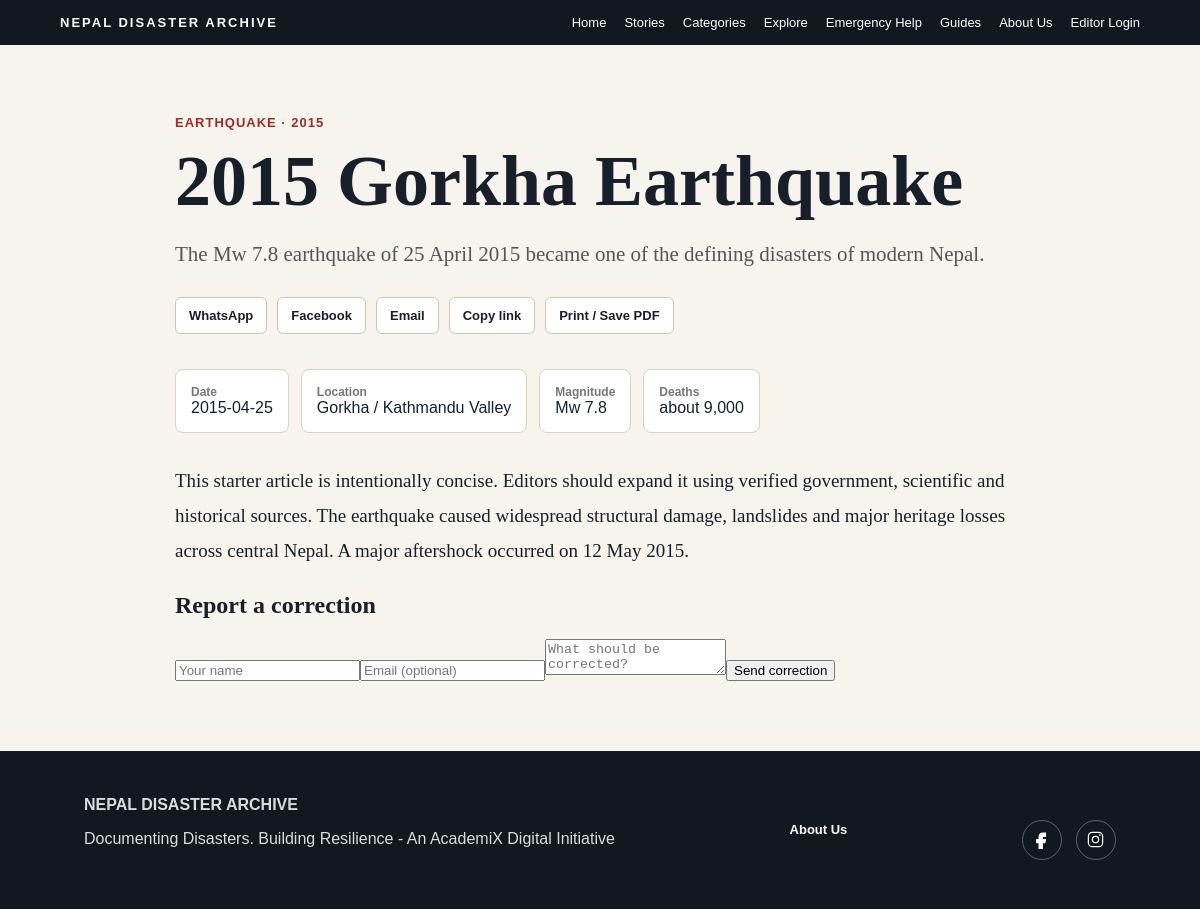
The page /story.php?slug=2015-gorkha-earthquake on the database its author committed.
### tables this page shows
CREATE TABLE IF NOT EXISTS stories (
 id INT UNSIGNED AUTO_INCREMENT PRIMARY KEY,
 title VARCHAR(255) NOT NULL,
 slug VARCHAR(255) NOT NULL UNIQUE,
 category_id INT UNSIGNED NULL,
 story_type ENUM('DISASTER','HUMAN') NOT NULL DEFAULT 'DISASTER',
 event_date DATE NULL,
 year_label VARCHAR(30),
 location VARCHAR(255),
 district VARCHAR(120),
 province VARCHAR(120),
 latitude DECIMAL(10,7) NULL,
 longitude DECIMAL(10,7) NULL,
 image_path VARCHAR(255),
 summary TEXT,
 content LONGTEXT NOT NULL,
 deaths VARCHAR(100),
 injuries VARCHAR(100),
 magnitude VARCHAR(100),
 impact TEXT,
 storyteller_name VARCHAR(190),
 storyteller_role VARCHAR(120),
 consent_note TEXT,
 sources TEXT,
 featured TINYINT(1) NOT NULL DEFAULT 0,
 status ENUM('DRAFT','REVIEW','PUBLISHED') NOT NULL DEFAULT 'DRAFT',
 reviewed_at DATETIME NULL,
 reviewed_by INT UNSIGNED NULL,
 created_by INT UNSIGNED NULL,
 updated_by INT UNSIGNED NULL,
 created_at TIMESTAMP DEFAULT CURRENT_TIMESTAMP,
 updated_at TIMESTAMP DEFAULT CURRENT_TIMESTAMP ON UPDATE CURRENT_TIMESTAMP,
 FOREIGN KEY(category_id) REFERENCES categories(id) ON DELETE SET NULL,
 FOREIGN KEY(created_by) REFERENCES admins(id) ON DELETE SET NULL,
 FOREIGN KEY(updated_by) REFERENCES admins(id) ON DELETE SET NULL,
 INDEX(status), INDEX(event_date), INDEX(category_id)
);

CREATE TABLE IF NOT EXISTS categories (
 id INT UNSIGNED AUTO_INCREMENT PRIMARY KEY,
 name VARCHAR(100) NOT NULL UNIQUE,
 slug VARCHAR(120) NOT NULL UNIQUE,
 description TEXT,
 created_at TIMESTAMP DEFAULT CURRENT_TIMESTAMP
);

### config/config.php (called while the page is built, shortened)
<?php
function db(): PDO {
    static $pdo = null;
    if ($pdo instanceof PDO) return $pdo;
    $pdo = new PDO(
        'mysql:host='.DB_HOST.';dbname='.DB_NAME.';charset=utf8mb4',
        DB_USER, DB_PASS,
        [
            PDO::ATTR_ERRMODE => PDO::ERRMODE_EXCEPTION,
            PDO::ATTR_DEFAULT_FETCH_MODE => PDO::FETCH_ASSOC,
            PDO::ATTR_EMULATE_PREPARES => false
        ]
    );
    return $pdo;
}
function e(?string $v): string { return htmlspecialchars($v ?? '', ENT_QUOTES, 'UTF-8'); }

### story.php (the view, shortened to what this page needs)
<?php
require_once __DIR__.'/config/config.php';
$slug=trim($_GET['slug']??'');
$s=db()->prepare("SELECT s.*,c.name category FROM stories s LEFT JOIN categories c ON c.id=s.category_id WHERE s.slug=? AND s.status='PUBLISHED' LIMIT 1");$s->execute([$slug]);$story=$s->fetch();
$paragraphs=preg_split("/\R{2,}/",trim($story['content']));
$gallery=[];$structuredSources=[];$correctionSent=false;
?><!doctype html><html><head><meta charset="utf-8"><meta name="viewport" content="width=device-width,initial-scale=1"><title><?=e($story['title'])?> — Nepal Disaster Archive</title>
</head><body>
<nav class="nav"><a class="logo" href="<?=BASE_URL?>/#home">NEPAL DISASTER ARCHIVE</a><div class="navlinks"><a href="<?=BASE_URL?>/#home">Home</a><a href="<?=BASE_URL?>/#stories">Stories</a><a href="<?=BASE_URL?>/#hazards">Categories</a><a href="<?=BASE_URL?>/#explore">Explore</a><a href="<?=BASE_URL?>/resources.php">Emergency Help</a><a href="<?=BASE_URL?>/preparedness.php">Guides</a><a href="<?=BASE_URL?>/about.php">About Us</a><a href="<?=BASE_URL?>/admin/login.php">Editor Login</a></div></nav><article class="article"><div class="meta"><?=e($story['category']??'Natural Disaster')?> · <?=e($story['year_label'])?></div><h1><?=e($story['title'])?></h1><p class="dek"><?=e($story['summary'])?></p>
<div class="share-tools" aria-label="Story sharing and download tools"><a href="https://wa.me/?text=<?=urlencode($story['title'].' '.(BASE_URL.'/story.php?slug='.$story['slug']))?>" target="_blank" rel="noopener noreferrer">WhatsApp</a><a href="https://www.facebook.com/sharer/sharer.php?u=<?=urlencode(BASE_URL.'/story.php?slug='.$story['slug'])?>" target="_blank" rel="noopener noreferrer">Facebook</a><a href="mailto:?subject=<?=urlencode($story['title'])?>&body=<?=urlencode(BASE_URL.'/story.php?slug='.$story['slug'])?>">Email</a><button type="button" id="copy-link">Copy link</button><button type="button" onclick="window.print()">Print / Save PDF</button></div>
<div class="facts"><?php foreach([['Date',$story['event_date']],['Location',$story['location']],['Magnitude',$story['magnitude']],['Deaths',$story['deaths']],['Injuries',$story['injuries']]] as $f):if($f[1]):?><div class="fact"><b><?=e($f[0])?></b><?=e($f[1])?></div><?php endif;endforeach;?></div>
<div class="body"><?php foreach($paragraphs as $p):?><p><?=nl2br(e($p))?></p><?php endforeach;?></div>
<section class="correction"><h2>Report a correction</h2><?php if($correctionSent):?><p>Thank you. Your correction has been submitted for review.</p><?php else:?><form method="post"><input type="hidden" name="csrf" value="<?=e(csrf_token())?>"><input name="correction_name" placeholder="Your name"><input type="email" name="correction_email" placeholder="Email (optional)"><textarea name="correction_message" required placeholder="What should be corrected?"></textarea><button type="submit">Send correction</button></form><?php endif;?></section>
<?php if(!empty($story['image_path'])):?><img class="story-cover" src="<?=BASE_URL?>/<?=e($story['image_path'])?>" alt="<?=e($story['title'])?>"><?php endif;?></article>
    <footer class="footer clean-footer"><div><strong>NEPAL DISASTER ARCHIVE</strong><p>Documenting Disasters. Building Resilience - An AcademiX Digital Initiative</p></div><a class="footer-about" href="<?=BASE_URL?>/about.php">About Us</a>
    <div class="social-links" aria-label="Social media links"><a href="https://www.facebook.com/" target="_blank" rel="noopener noreferrer" aria-label="Facebook" title="Facebook"><svg viewBox="0 0 24 24" aria-hidden="true"><path d="M14 8h3V4h-3c-3.3 0-5 1.8-5 5v3H6v4h3v8h4v-8h3.2l.8-4H13V9c0-.7.3-1 1-1z"/></svg></a><a href="https://www.instagram.com/academix_digital/" target="_blank" rel="noopener noreferrer" aria-label="Instagram" title="Instagram"><svg viewBox="0 0 24 24" aria-hidden="true"><rect x="3" y="3" width="18" height="18" rx="5"/><circle cx="12" cy="12" r="4"/><circle cx="17.5" cy="6.5" r="1" class="icon-fill"/></svg></a></div></footer>
        </body></html>

### story.php (style rules this page uses)
body { margin:0;background:#f7f3ed;color:#17202a;font-family:Georgia,serif }
.nav { position:sticky;top:0;background:#111820;color:#fff;z-index:10;padding:15px 5%;display:flex;align-items:center;gap:25px;font-family:Arial }
.nav a { color:#fff;text-decoration:none;font-size:13px }
.logo { font-weight:900;letter-spacing:2px }
.navlinks { margin-left:auto;display:flex;gap:18px }
.article { max-width:850px;margin:70px auto;padding:0 25px }
.meta { color:#9e2b25;font:800 13px Arial;text-transform:uppercase;letter-spacing:1px }
.article h1 { font-size:clamp(42px,7vw,72px);line-height:1;margin:15px 0 }
.dek { font-size:21px;color:#555;line-height:1.6 }
.facts { display:flex;flex-wrap:wrap;gap:12px;margin:30px 0 }
.fact { background:#fff;border:1px solid #ddd0c5;padding:15px;border-radius:8px;font-family:Arial }
.fact b { display:block;font-size:12px;color:#777 }
.body { font-size:19px;line-height:1.85 }
.body p { margin:0 0 24px }
.share-tools { display:flex;flex-wrap:wrap;gap:10px;margin:25px 0 35px;font-family:Arial }
.share-tools button,.share-tools a { border:1px solid #cfc4b8;background:#fff;color:#17202a;border-radius:6px;padding:10px 13px;font:700 13px Arial;text-decoration:none;cursor:pointer }
.footer { background:#111820;color:#d8dde0;padding:45px 7%;font-family:Arial }
.social-links { display:flex;gap:14px;margin-top:20px }
.social-links a { display:inline-flex;width:38px;height:38px;align-items:center;justify-content:center;border:1px solid #59636a;border-radius:50%;color:#fff }
.social-links svg { width:19px;height:19px;fill:currentColor;stroke:currentColor;stroke-width:1.5 }
.footer { display:flex;align-items:center;justify-content:space-between;gap:25px;flex-wrap:wrap }
.footer-about { color:#fff;text-decoration:none;font:700 13px Arial }

### rows shown on the page
stories: category.name "EARTHQUAKE", year_label "2015", title "2015 Gorkha Earthquake", summary "The Mw 7.8 earthquake of 25 April 2015 became one of the defining disasters of modern Nepal.", content "This starter article is intentionally concise. Editors should expand it using verified government, scientific and historical sources. The earthquake caused widespread structural damage, landslides and major heritage losses across central Nepal. A major aftershock occurred on 12 May 2015."

### other values the page prints
$f[0] "Date"
$f[1] "2015-04-25"
$f[0] "Location"
$f[1] "Gorkha / Kathmandu Valley"
$f[0] "Magnitude"
$f[1] "Mw 7.8"
$f[0] "Deaths"
$f[1] "about 9,000"
